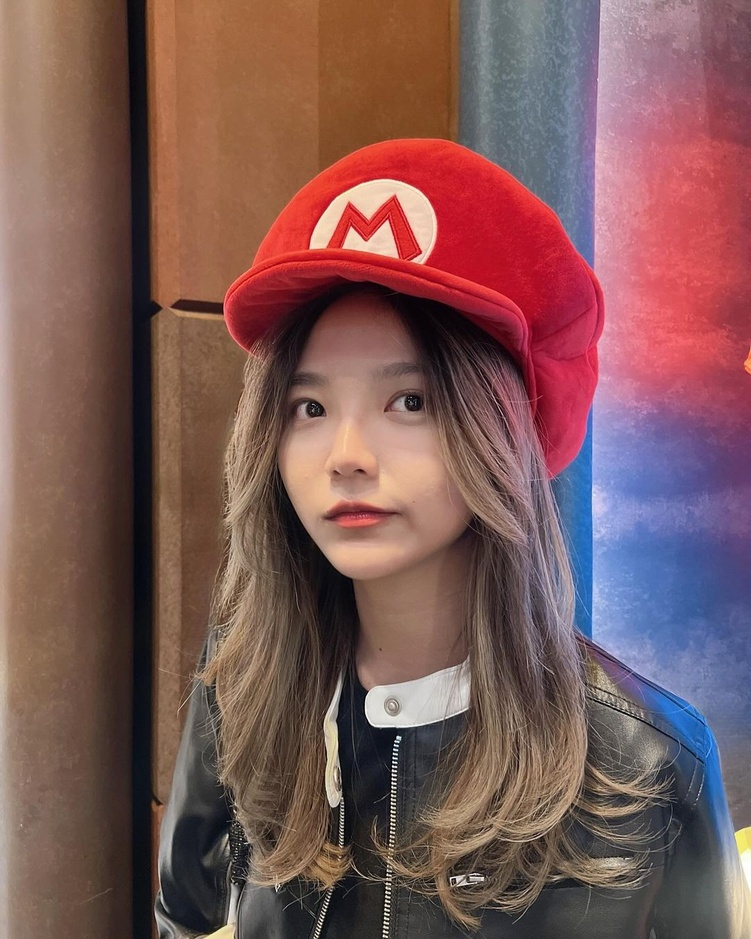
#> input picture Supervised Mechine Learning/UTS/photo_2024-05-04_15-13-27.jpg, 751 x 939 px, shrunk from 1080 x 1350 before the run
$ jupyter execute data.ipynb
#> lines starting #> are read from the running program, lines starting #| are printed output that depends on the picture
[cell 1]
import cv2
import numpy as np
from matplotlib import pyplot as plt

[cell 2]
img = cv2.imread('photo_2024-05-04_15-13-27.jpg', cv2.IMREAD_GRAYSCALE)
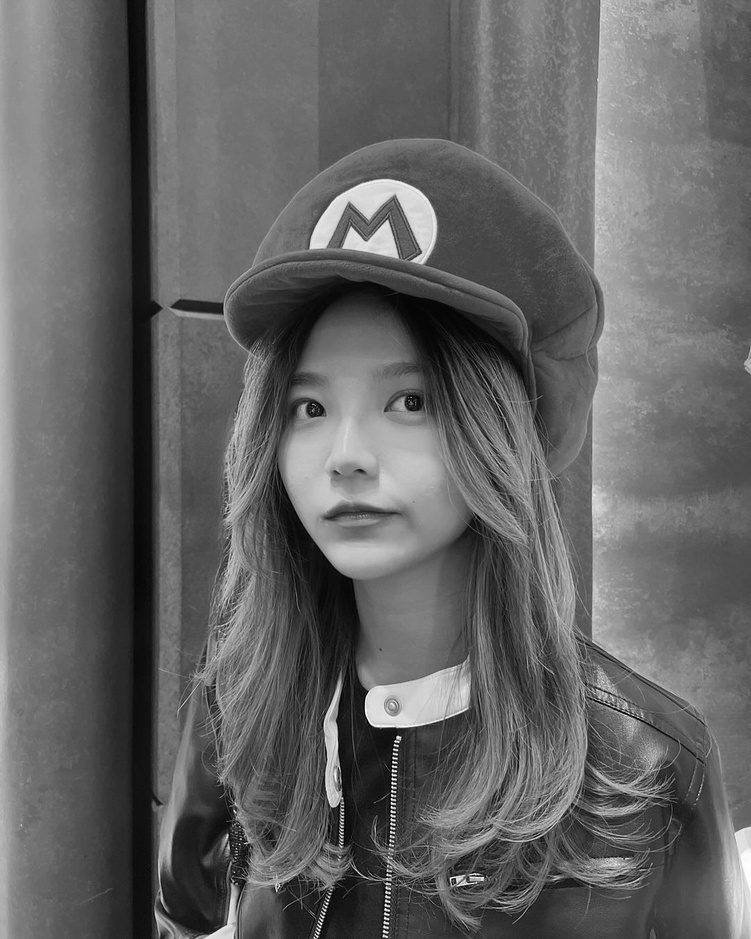
#> img: shape (939, 751); min 0, max 255, mean 100
plt.imshow(img, cmap='BrBG', interpolation='bicubic')
plt.xticks([]), plt.yticks([])  # Hide tick values on X and Y axis
plt.show()
